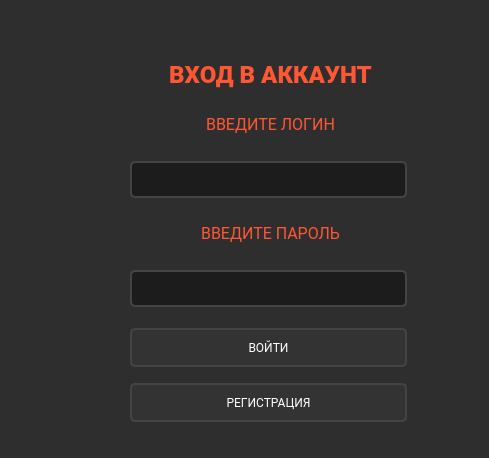
<?xml version="1.0" encoding="UTF-8"?>
<ui version="4.0">
 <class>Auth</class>
 <widget class="QWidget" name="Auth">
  <property name="geometry">
   <rect>
    <x>0</x>
    <y>0</y>
    <width>489</width>
    <height>458</height>
   </rect>
  </property>
  <property name="windowTitle">
   <string>Auth</string>
  </property>
  <property name="styleSheet">
   <string notr="true">QWidget {
    background-color: #2E2E2E;
    color: #FFFFFF;
    font-family: Roboto, sans-serif;
}

QLabel {
    font-size: 18px;
    color: #FF5733;
    padding: 10px;
    text-align: center;
}

QLineEdit {
    border: 2px solid #444;
    border-radius: 5px;
    padding: 8px;
    background-color: #1C1C1C;
    color: #FFFFFF;
    margin: 10px 0;
}

QPushButton {
    border: 2px solid #444;
    border-radius: 5px;
    background-color: #333;
    color: #FFFFFF;
    padding: 10px;
    margin: 5px 0;
}

QPushButton:hover {
    background-color: #FF5733;
}

QPushButton:pressed {
    background-color: #C70039;
}

QGroupBox {
    border: 2px solid #FF5733;
    border-radius: 10px;
    padding: 20px;
    margin: 20px;
}</string>
  </property>
  <widget class="QWidget" name="layoutWidget">
   <property name="geometry">
    <rect>
     <x>130</x>
     <y>50</y>
     <width>277</width>
     <height>377</height>
    </rect>
   </property>
   <layout class="QGridLayout" name="gridLayout">
    <item row="5" column="0">
     <widget class="QPushButton" name="pushButton">
      <property name="styleSheet">
       <string notr="true"/>
      </property>
      <property name="text">
       <string>ВОЙТИ</string>
      </property>
     </widget>
    </item>
    <item row="4" column="0">
     <widget class="QLineEdit" name="lineEdit_2">
      <property name="styleSheet">
       <string notr="true"/>
      </property>
     </widget>
    </item>
    <item row="0" column="0">
     <widget class="QLabel" name="label">
      <property name="toolTip">
       <string>&lt;html&gt;&lt;head/&gt;&lt;body&gt;&lt;p&gt;&lt;span style=&quot; font-size:24pt;&quot;&gt;ВХОД В АККАУНТ&lt;/span&gt;&lt;/p&gt;&lt;/body&gt;&lt;/html&gt;</string>
      </property>
      <property name="styleSheet">
       <string notr="true"/>
      </property>
      <property name="text">
       <string>&lt;html&gt;&lt;head/&gt;&lt;body&gt;&lt;p align=&quot;center&quot;&gt;&lt;span style=&quot; font-size:18pt; font-weight:700;&quot;&gt;ВХОД В АККАУНТ&lt;/span&gt;&lt;/p&gt;&lt;/body&gt;&lt;/html&gt;</string>
      </property>
     </widget>
    </item>
    <item row="1" column="0">
     <widget class="QLabel" name="label_2">
      <property name="toolTip">
       <string>&lt;html&gt;&lt;head/&gt;&lt;body&gt;&lt;p&gt;&lt;span style=&quot; font-size:24pt;&quot;&gt;ВХОД В АККАУНТ&lt;/span&gt;&lt;/p&gt;&lt;/body&gt;&lt;/html&gt;</string>
      </property>
      <property name="styleSheet">
       <string notr="true"/>
      </property>
      <property name="text">
       <string>&lt;html&gt;&lt;head/&gt;&lt;body&gt;&lt;p align=&quot;center&quot;&gt;&lt;span style=&quot; font-size:12pt;&quot;&gt;ВВЕДИТЕ ЛОГИН&lt;/span&gt;&lt;/p&gt;&lt;/body&gt;&lt;/html&gt;</string>
      </property>
     </widget>
    </item>
    <item row="2" column="0">
     <widget class="QLineEdit" name="lineEdit">
      <property name="styleSheet">
       <string notr="true"/>
      </property>
     </widget>
    </item>
    <item row="6" column="0">
     <widget class="QPushButton" name="pushButton_2">
      <property name="styleSheet">
       <string notr="true"/>
      </property>
      <property name="text">
       <string>РЕГИСТРАЦИЯ</string>
      </property>
     </widget>
    </item>
    <item row="3" column="0">
     <widget class="QLabel" name="label_3">
      <property name="toolTip">
       <string>&lt;html&gt;&lt;head/&gt;&lt;body&gt;&lt;p&gt;&lt;span style=&quot; font-size:24pt;&quot;&gt;ВХОД В АККАУНТ&lt;/span&gt;&lt;/p&gt;&lt;/body&gt;&lt;/html&gt;</string>
      </property>
      <property name="styleSheet">
       <string notr="true"/>
      </property>
      <property name="text">
       <string>&lt;html&gt;&lt;head/&gt;&lt;body&gt;&lt;p align=&quot;center&quot;&gt;&lt;span style=&quot; font-size:12pt;&quot;&gt;ВВЕДИТЕ ПАРОЛЬ&lt;/span&gt;&lt;/p&gt;&lt;/body&gt;&lt;/html&gt;</string>
      </property>
     </widget>
    </item>
   </layout>
  </widget>
 </widget>
 <resources/>
 <connections/>
</ui>
